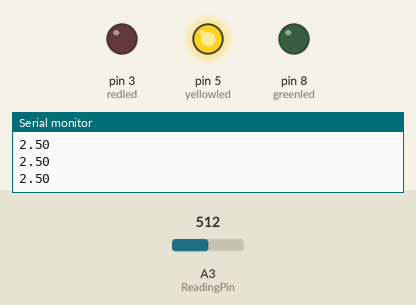
Recording of a sketch running on a simulated Arduino Uno, built with avr-gcc and run on an emulated ATmega328P. On the bench: output pins drawn as LEDs (lit = HIGH), the last lines printed to the serial monitor. The test bench sets the inputs (shaded band); at power-on: A3 (ReadingPin) = 512.

Above: at 1.2 s.
1.3 s: A3 (ReadingPin) set to 420
2.8 s: A3 (ReadingPin) set to 400
At 3.3 s:
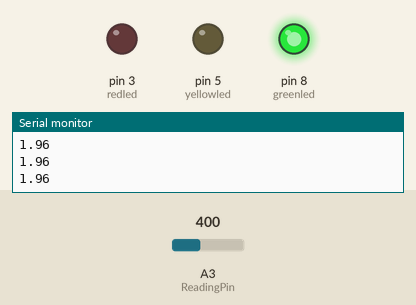
4.3 s: A3 (ReadingPin) set to 900
At 5.5 s:
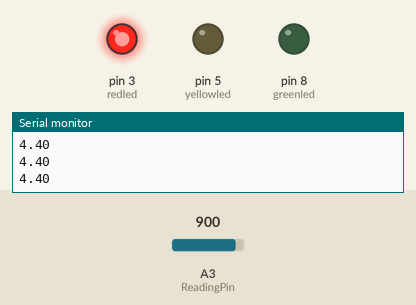
5.8 s: A3 (ReadingPin) set to 826
7.3 s: A3 (ReadingPin) set to 810
At 7.9 s:
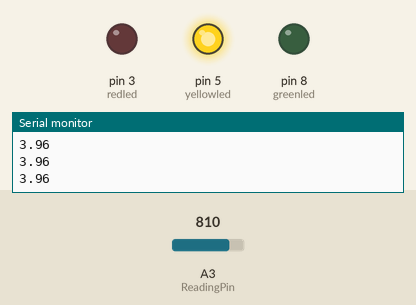
8.8 s: A3 (ReadingPin) set to 1023
At 10.2 s:
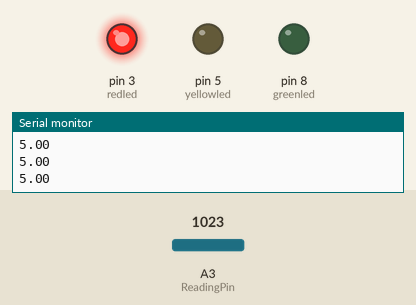
Timing chart, 0 to 11.3 s (numbered marks = the images above; inputs shaded):
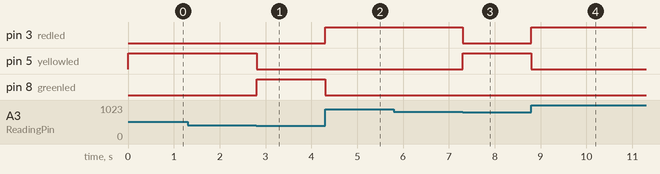

The sketch:

voltageCheck.ino
```cpp
//voltageCheck

int ReadingPin =A3;
int redled=3;
int yellowled=5;
int greenled=8;
float voltage=0.0;

void setup()
{
   pinMode(ReadingPin , INPUT);
   pinMode(redled, OUTPUT );
   pinMode(yellowled, OUTPUT );
   pinMode(greenled, OUTPUT );
   Serial.begin(9600);

}

void loop()
{

  voltage = (5.00/1023.000) * analogRead(ReadingPin);

  if(voltage>=4.0)
  {
    digitalWrite(redled, HIGH);
    digitalWrite(greenled, LOW );
    digitalWrite(yellowled, LOW );
   // delay(500);
  }

  if(voltage>2.00 && voltage<4.0)
  {
      digitalWrite(greenled, LOW );
      digitalWrite(redled, LOW );
      digitalWrite(yellowled, HIGH );
     // delay(500);
  }
  if(voltage<=2.0)
  {
      digitalWrite(greenled, HIGH );
      digitalWrite(yellowled, LOW );
      digitalWrite(redled, LOW );

  }

  Serial.println(voltage);
 // delay(500);


}
```

Measured:
- the behaviour switches between 410 and 409 on A3 (ReadingPin) (found by bisection; images 0 and 1)
- the behaviour switches between 819 and 818 on A3 (ReadingPin) (found by bisection; images 2 and 3)
- after the input at 2.8 s, pin 5 (yellowled): HIGH → LOW at once; pin 8 (greenled): LOW → HIGH at once
- after the input at 4.3 s, pin 3 (redled): LOW → HIGH at once; pin 8 (greenled): HIGH → LOW at once
- after the input at 7.3 s, pin 3 (redled): HIGH → LOW at once; pin 5 (yellowled): LOW → HIGH at once
- after the input at 8.8 s, pin 3 (redled): LOW → HIGH at once; pin 5 (yellowled): HIGH → LOW at once
